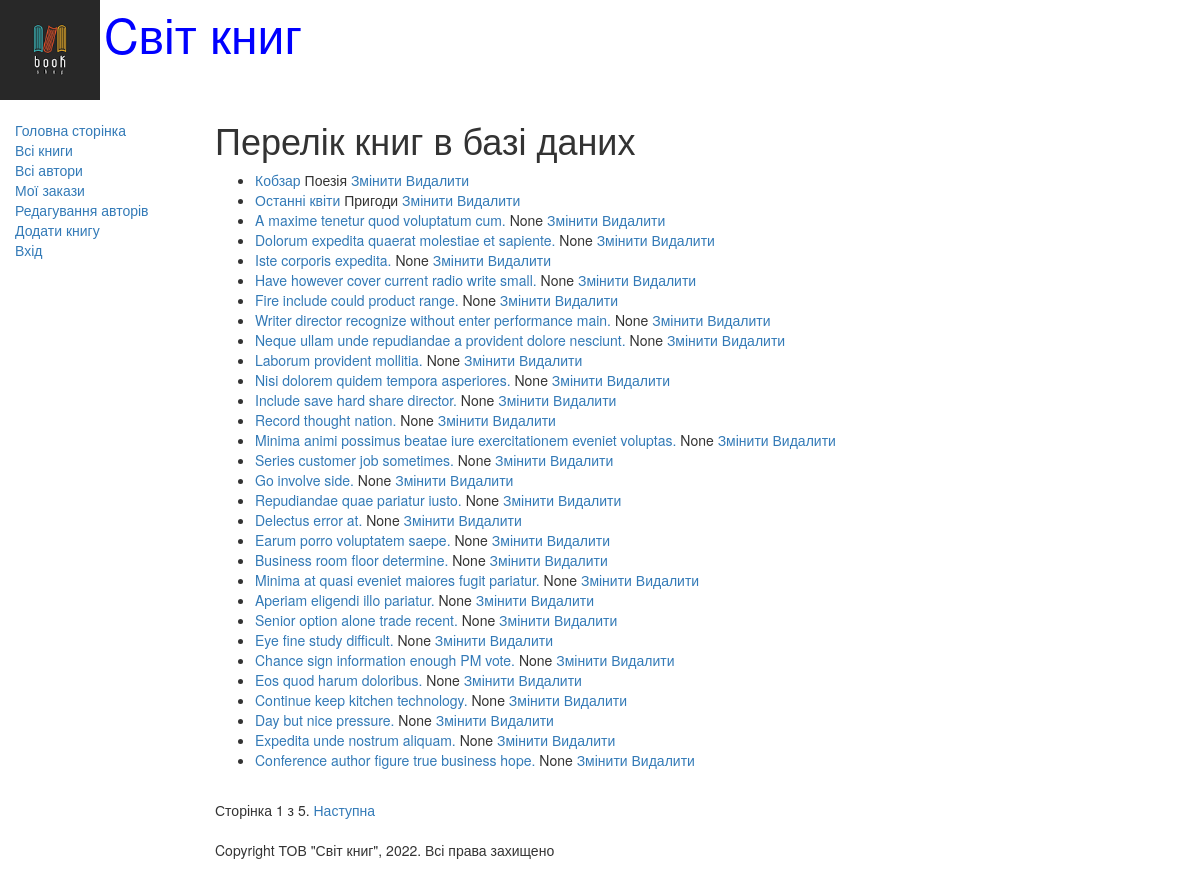
/catalog/books/, run on the app's committed database.
### catalog/models.py (models this page shows, shortened)
class Book(models.Model):
    title = models.CharField(max_length=200, help_text="Вкажіть назву книги", verbose_name="Назва книги")
    genre = models.ForeignKey('Genre', on_delete=models.CASCADE, help_text="Оберіть жанр книги", verbose_name="Жанр книги", null=True)
    language = models.ForeignKey('Language', on_delete=models.CASCADE, help_text="Оберіть мову книги", verbose_name="Мова книги", null=True)
    author = models.ManyToManyField('Author', help_text="Оберіть автора книги", verbose_name="Автор книги")
    summery = models.TextField(max_length=1000, help_text="Вкажіть короткий опис книги", verbose_name="Анотація книги")
    isbn = models.CharField(max_length=13, help_text="Повинно бути 13 символів", verbose_name="ISBN книги")
    def display_author(self):
        return ', '.join([author.last_name for author in self.author.all()])
    display_author.short_description = "Автори"

class Genre(models.Model):
    name = models.CharField(max_length=200, help_text="Вкажіть жанр книги", verbose_name="Жанр книги")
    def __str__(self):
        return self.name

### catalog/views.py (the view)
class BookListView(generic.ListView):
    model = Book
    paginate_by = 30

### templates/catalog/book_list.html
{% extends "base_generic.html" %}
{% block content %}
    <h1>Перелік книг в базі даних</h1>
    {% if book_list %}
    <ul>
    {% for book in book_list %}
    <li>
            <a href="{% url 'books-detail' book.pk%}">
            {{ book.title }}</a>
            {{ book.genre }}
            <a href="{% url 'book_update' book.pk %}">Змінити</a>
            <a href="{% url 'book_delete' book.pk %}">Видалити</a>
    </li>
    {% endfor %}
    </ul>
    {% else %}
    <p>В базі відсутні книги</p>
    {% endif %}
{% endblock %}

### data on the page
Book: title "Кобзар", genre "Поезія"
Book: title "Останні квіти", genre "Пригоди"
Book: title "A maxime tenetur quod voluptatum cum.", genre "None"
Book: title "Dolorum expedita quaerat molestiae et sapiente.", genre "None"
Book: title "Iste corporis expedita.", genre "None"
Book: title "Have however cover current radio write small.", genre "None"
Book: title "Fire include could product range.", genre "None"
Book: title "Writer director recognize without enter performance main.", genre "None"
Book: title "Neque ullam unde repudiandae a provident dolore nesciunt.", genre "None"
Book: title "Laborum provident mollitia.", genre "None"
Book: title "Nisi dolorem quidem tempora asperiores.", genre "None"
Book: title "Include save hard share director.", genre "None"
Book: title "Record thought nation.", genre "None"
Book: title "Minima animi possimus beatae iure exercitationem eveniet voluptas.", genre "None"
Book: title "Series customer job sometimes.", genre "None"
Book: title "Go involve side.", genre "None"
Book: title "Repudiandae quae pariatur iusto.", genre "None"
Book: title "Delectus error at.", genre "None"
Book: title "Earum porro voluptatem saepe.", genre "None"
Book: title "Business room floor determine.", genre "None"
Book: title "Minima at quasi eveniet maiores fugit pariatur.", genre "None"
Book: title "Aperiam eligendi illo pariatur.", genre "None"
Book: title "Senior option alone trade recent.", genre "None"
Book: title "Eye fine study difficult.", genre "None"
Book: title "Chance sign information enough PM vote.", genre "None"
Book: title "Eos quod harum doloribus.", genre "None"
Book: title "Continue keep kitchen technology.", genre "None"
Book: title "Day but nice pressure.", genre "None"
Book: title "Expedita unde nostrum aliquam.", genre "None"
Book: title "Conference author figure true business hope.", genre "None"

### other printed values
{{ page_obj.number }} "1"
{{ page_obj.paginator.num_pages }} "5"
